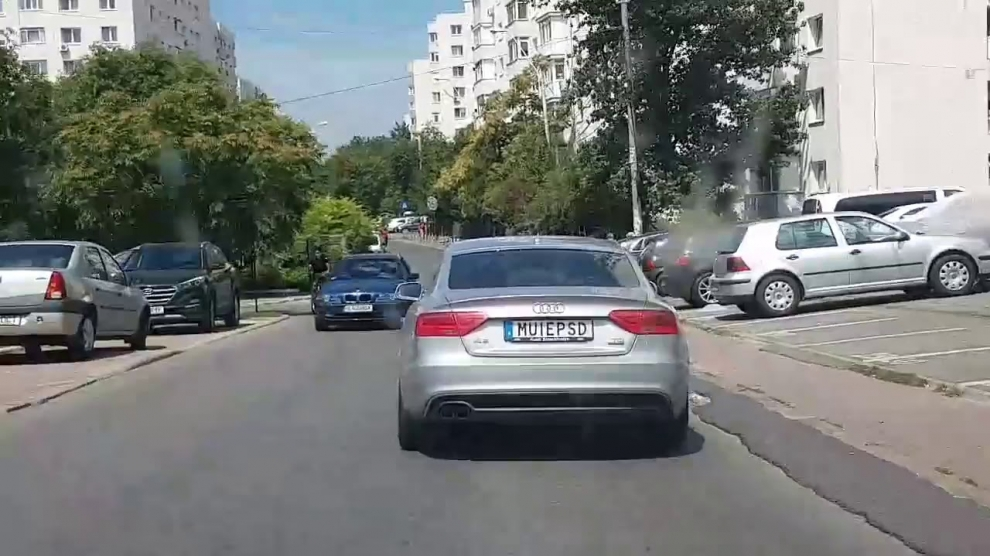
#> input picture server/lpr/car.jpg, 990 x 556 px
$ jupyter execute test.ipynb   (shell and % lines are left out)
#> lines starting #> are read from the running program, lines starting #| are printed output that depends on the picture; after the words box and inside, x2 and y2 are one past the last pixel; in counts of white or black regions, pixels touching at a corner belong together
[cell 1]
import cv2
import imutils
import pytesseract
from matplotlib import pyplot as plt

[cell 2]
pytesseract.pytesseract.tesseract_cmd = 'C:\\Program Files\\Tesseract-OCR\\tesseract.exe'
original_image = cv2.imread('car.jpg')
#> original_image is the input picture: shape (556, 990, 3); mean B, G, R 122.1, 124.2, 121.4

[cell 3]
original_image = imutils.resize(original_image, width=500 )
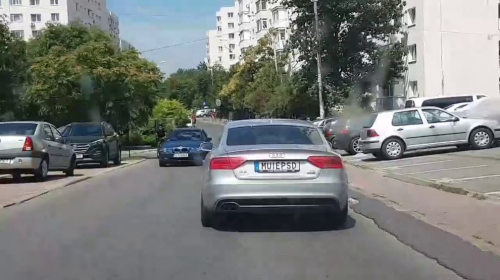
#> original_image: shape (280, 500, 3); mean B, G, R 122.1, 124.2, 121.4
gray_image = cv2.cvtColor(original_image, cv2.COLOR_BGR2GRAY)
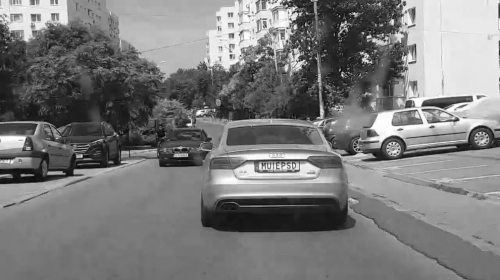
#> gray_image: shape (280, 500); min 5, max 255, mean 123.1
gray_image = cv2.bilateralFilter(gray_image, 11, 17, 17)

[cell 4]
edged_image = cv2.Canny(gray_image, 30, 200)
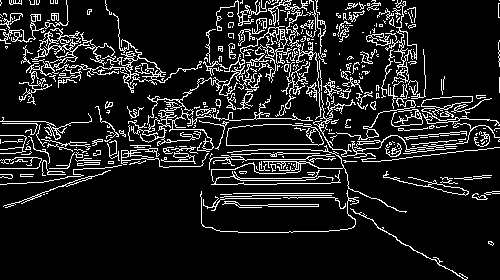
#> edged_image: shape (280, 500); 11.8% white in thin lines or dots

plt.imshow(edged_image)
plt.show()

[cell 5]
contours, new = cv2.findContours(edged_image.copy(), cv2.RETR_LIST, cv2.CHAIN_APPROX_SIMPLE)
#> contours = 592 contours, 507 with area under 20; largest, box (x1, y1, x2, y2) and area: (226, 124, 324, 146) 1760, (226, 124, 324, 146) 1745, (102, 13, 202, 93) 657, (421, 96, 500, 126) 524, (129, 57, 161, 82) 457; new = 592 rows, first 6: [1, -1, -1, -1], [2, 0, -1, -1], [3, 1, -1, -1], [4, 2, -1, -1], [5, 3, -1, -1], [6, 4, -1, -1]
img1 = original_image.copy()

[cell 6]
cv2.drawContours(img1, contours, -1, (0, 255, 0), 1)
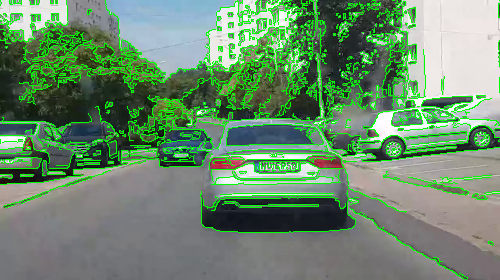
#> img1: shape (280, 500, 3); 11.75% of pixels changed, all inside (x1, y1, x2, y2) = (0, 0, 500, 280)
contours = sorted(contours, key = cv2.contourArea, reverse = True)[:30]
#> contours = 30 contours; largest, box (x1, y1, x2, y2) and area: (226, 124, 324, 146) 1760, (226, 124, 324, 146) 1745, (102, 13, 202, 93) 657, (421, 96, 500, 126) 524, (129, 57, 161, 82) 457

# stores the license plate contour
screenCnt = None
img2 = original_image.copy()

# draws top 30 contours
cv2.drawContours(img2, contours, -1, (0, 255, 0), 1)
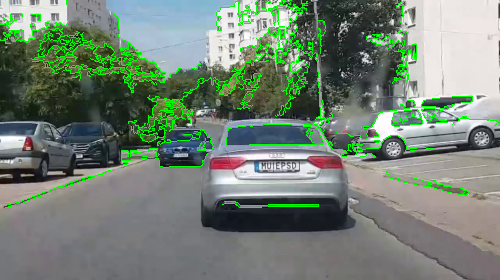
#> img2: shape (280, 500, 3); 4.96% of pixels changed, all inside (x1, y1, x2, y2) = (0, 0, 500, 208)
plt.imshow(img2)
plt.show()

[cell 7]
count = 0
idx = 7

for c in contours:
    # approximate the license plate contour
    contour_perimeter = cv2.arcLength(c, True)
    approx = cv2.approxPolyDP(c, 0.018 * contour_perimeter, True)

    # Look for contours with 4 corners
    if len(approx) == 4:
        screenCnt = approx

        # find the coordinates of the license plate contour
        x, y, w, h = cv2.boundingRect(c)
        new_img = original_image [ y: y + h, x: x + w]

        # stores the new image
        # cv2.imwrite('./'+str(idx)+'.png',new_img)
        idx += 1
        break
#> this loop made 1 pass
#> (contour_perimeter, screenCnt, x, y, w, h, idx) on pass 1: (244.2, [[226, 145], [323, 143], [310, 124], [228, 128]], 226, 124, 98, 22, 8)
#> pass 1, `new_img = original_image [ y: y + h, x: x + w]`:
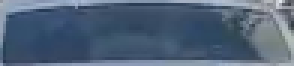
#> new_img: shape (22, 98, 3) (shown 3 times larger); mean B, G, R 120.5, 98.5, 80.4
#> after the loop, idx = 8

# draws the license plate contour on original image
cv2.drawContours(original_image , [screenCnt], -1, (0, 255, 0), 3)
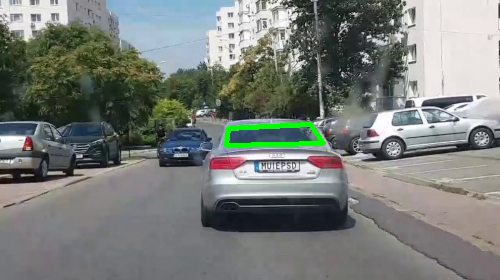
#> original_image: shape (280, 500, 3); 0.77% of pixels changed, all inside (x1, y1, x2, y2) = (224, 122, 326, 148)

plt.imshow(original_image)
plt.show()
